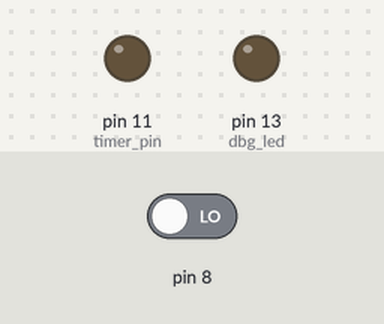
Recording of a sketch running on a simulated Arduino Uno, built with avr-gcc and run on an emulated ATmega328P. Shown: output pins drawn as LEDs (lit = HIGH). Dashed ring = blinking. Inputs (shaded band) come from the test bench; at power-on: pin 8 LOW. EEPROM starts erased.

Above: at 1.5 s.
1.6 s: pin 8 driven HIGH
At 1.78 s:
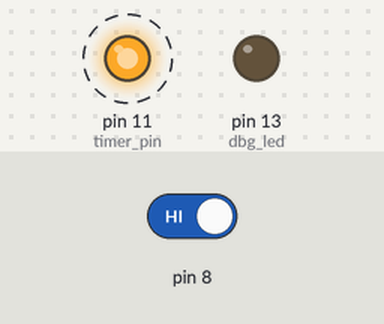
Timing chart, 0 to 4.6 s (numbered marks = the images above; inputs shaded):
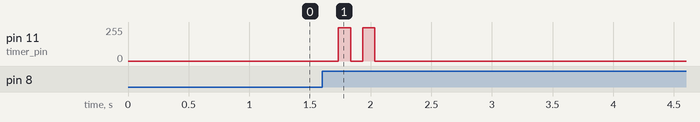

The sketch:

tasks.ino
```cpp
#include <SoftwareSerial.h>
#include <EEPROM.h>

SoftwareSerial disp(0, 9);

struct Button
{
  int pin;

  int debounce_time;
  int debounce_delay;

  /*
   * true: return true once when it turns on
   * false: return true once when it changes value
   */

  boolean want_on;

  boolean last_value;
  boolean last_good_value;
  boolean has_changed;

};

struct Button done = { 8, 0, 50, true, false, false, false };
struct Button timer = { 13, 0, 50, false, false, false, false };


int debounce_delay = 50;
int disp_delay = 10;

int dbg_led = 13;

int task_cnt = 34;
int task_loc = 99;

char * tasks[35] = {
/*
  "                \n              ",
*/
  "Wipe front of   \nappliances    ",
  "Trash can       \n              ",
  "Tidy books,     \nlinens        ",
  "Organize the    \nfront closet  ",
  "Fridge, Freezer \nwipe & tidy   ",
  "Wipe cabinets   \n(front)       ",
  "Mop floor       \n              ",

  "Wipe front of   \nappliances    ",
  "Utensil holders \nFridge top    ",
  "Fridge, Stove   \n(under)       ",
  "Seals: disposal/\nfridge/washer ",
  "Windows, and    \nSills         ",
  "Wipe decorations\n              ",
  "Mop floor       \n              ",

  "Wipe front of   \nappliances    ",
  "Tidy cabinets   \n              ",
  "Cycle cloths    \nsponge        ",
  "Cabinet         \ninteriors     ",
  "Wipe walls      \n              ",
  "Wipe cabinets   \n(front)       ",
  "Mop floor       \n              ",

  "Wipe front of   \nappliances    ",
  "Organize pots   \npans, drawers ",
  "Scrub sink      \nwipe faucet   ",
  "Fridge, Freezer \nwipe & tidy   ",
  "Clean microwave \nOven->Clean   ",
  "Wipe            \nbaseboards    ",
  "Mop floor       \n              ",

  "Wipe front of   \nappliances    ",
  "Dust: switches, \nlights, vents ",
  "Wipe down bike  \nsmears        ",
  "Clean hallway   \nand stoop     ",
  "Clean the mantel\n              ",
  "Organize the    \nback closet   ",
  "Mop floor       \n              "
};

boolean timer_enabled = false;
int timer_pos   = 0;
int timer_ticks = 0;

int timer_pin   = 11;
int timer_num   = 4;
int timer_len   = 3000;

boolean screen_is_on = true;

void setup()
{
  pinMode(done.pin, INPUT);
  pinMode(dbg_led, OUTPUT);
  pinMode(timer_pin, OUTPUT);
  disp.begin(9600);
  delay(10);
  screen(false);
}

void loop()
{
  if (false) {
    // For sampling the values
    screen(true);
    for (int i = 0; i <= task_cnt; i++) {
      disp_write_task(i);
      delay(500);
    }
    screen(false);

    return;
  }


  boolean update_disp = false;

  if (task_loc > task_cnt) {
    int eeloc = EEPROM.read(0);
    if (eeloc > task_cnt) {
      eeloc = 0;
    }

    task_loc = eeloc;

    update_disp = true;
  }

  if (read_btn(&done)) {

    update_disp = true;
    if (screen_is_on) {
      task_loc++;
      screen(false);
    } else {
      screen(true);
    }

    timer_end();

  }

  if (update_disp) {
    disp_write_task(task_loc);

    EEPROM.write(0, task_loc);
  }

  if (read_btn(&timer)) {
    screen(true);
    timer_press();
  }

  timer_tick();

  delay(100);
}

void screen(boolean enable)
{
  if (enable) {
    screen_is_on = true;
    backlightOn();
  } else {
    screen_is_on = false;
    backlightOff();
  }

}

void timer_end()
{
  timer_enabled = false;
  timer_alert();
  delay(100);
  analogWrite(timer_pin, 0);
  delay(100);
  timer_alert();
  delay(100);
  analogWrite(timer_pin, 0);
}

void timer_press()
{
  timer_alert();
  delay(100);
  analogWrite(timer_pin, 0);
  delay(100);
  timer_alert();
  delay(100);
  analogWrite(timer_pin, 0);


  timer_ticks = 0;

  if (!timer_enabled) {
    timer_enabled = true;
    timer_pos = 0;
  }

  if (timer_pos++ > timer_num) {
    timer_enabled = false;
  }

  analogWrite(timer_pin, 0);
}

void timer_tick()
{
  if (!timer_enabled) {
    return;
  }

  if (timer_ticks++ > timer_len) {
    timer_alert();
  }
}

void timer_alert()
{
  analogWrite(timer_pin, 249);
}

boolean read_btn(struct Button *btn)
{
  int val = digitalRead(btn->pin);


  if (val != btn->last_value) {
    btn->debounce_time = millis();
  }

  btn->last_value = val;

  if ((millis() - btn->debounce_time) < btn->debounce_delay) {
    return false;
  }

  if (val != btn->last_good_value) {
    // Note that the switch HAS gone low
    // Reset the "saw press" val since any press after
    // a debounced LOW means it hasn't been seen again
    btn->has_changed = true;
  }

  btn->last_good_value = val;

  if (btn->has_changed) {
    btn->has_changed = false;

    if (btn->want_on) {
      return btn->last_good_value;
    } else {
      return true;
    }
  }

  return false;
}

void disp_write_task(int loc) {
  disp_write(tasks[loc]);

  int dow = loc + 1;
  if (dow > 9) {
    goTo(1, 14);
  } else {
    goTo(1, 15);
  }

  disp.print(dow);
  delay(disp_delay);
  goTo(1, 16);
}

void disp_write(char * msg) {
  int wide = 16;
  int height = 2;

  int wpos = 0;
  int hpos = 0;

  clearLCD();
  for (int i = 0; i < strlen(msg); i++) {
    if (msg[i] == '\n') {
      hpos++;
      wpos = 0;
      continue;
    }
    goTo(hpos, wpos);
    disp.print(msg[i]);
    wpos++;
  }
}

void goTo(int row, int col) {
  disp.write(0xFE);   //command flag
  disp.write((col + row*64 + 128));    //position
  delay(disp_delay);
}
void clearLCD(){
  goTo(0, 0);
  disp.print("                ");
  goTo(1, 0);
  disp.print("                ");

  disp.write(0xFE);   //command flag
  disp.write(0x01);   //clear command.
  delay(disp_delay);
}
void backlightOn() {  //turns on the backlight
  disp.write(0x7C);   //command flag for backlight stuff
  disp.write(157);    //light level.
  delay(disp_delay);
}
void backlightOff(){  //turns off the backlight
  disp.write(0x7C);   //command flag for backlight stuff
  disp.write(128);     //light level for off.
  delay(disp_delay);
}
```

Measured:
- after the input at 1.6 s, pin 11 (timer_pin): alternates 249/255 for 0.10 s and 0/255 for 0.10 s, 4 changes in all, then stays 0/255, starting after 0.14 s
